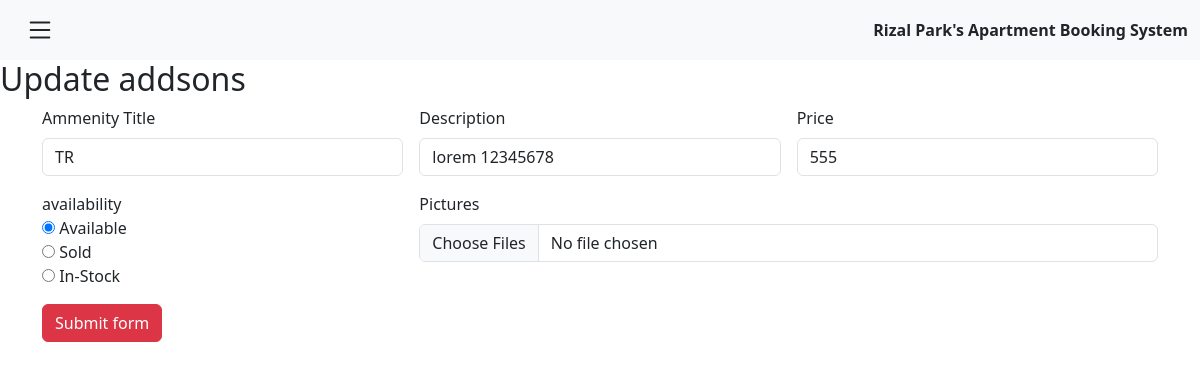
Before: /updateAmme.php?userId=1&id=19 with the older database file.
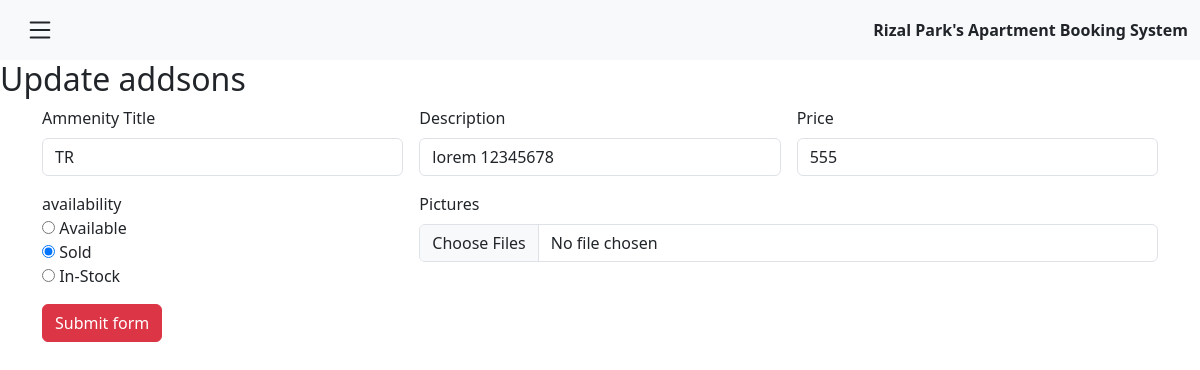
After: the same page with the newer database file.
### tables this page shows
CREATE TABLE `addson` (
  `id` int(11) NOT NULL,
  `title` varchar(255) NOT NULL,
  `picture` longtext NOT NULL,
  `description` longtext NOT NULL,
  `price` bigint(255) NOT NULL,
  `availability` varchar(255) NOT NULL
);

### components/retrieveAddsOn.php (called while the page is built, shortened)
<?php
require 'connect.php';
$query = "SELECT * FROM addson";
$result = mysqli_query($conn, $query);
if ($result) {
    $addsons = array();
    while ($row = mysqli_fetch_assoc($result)) {
        $addsons[] = $row;
    }
} else {
    echo "Error executing the query: " . mysqli_error($conn);
}
?>

### updateAmme.php (the view, shortened to what this page needs)
<?php
require 'components/retrieveAddsOn.php';
$id = $_GET['id'];
$addsonData = null;
foreach ($addsons as $addson) {
    if ($addson['id'] == $id) {
        $addsonData = $addson;
        break;
    }
}
?>
<?php
require 'components/navbar.php';
?>
<h2>Update addsons</h2>
<div class="container">
    <form class="row g-3" method="post" enctype="multipart/form-data">
        <div class="col-md-4">
            <label for="validationDefault01" class="form-label">Ammenity Title</label>
            <input type="text" class="form-control" name="title" id="validationDefault01" required
                value="<?php echo isset($addsonData['title']) ? htmlspecialchars($addsonData['title']) : ''; ?>">
        </div>
        <div class="col-md-4">
            <label for="validationDefault02" class="form-label">Description</label>
            <input type="text" class="form-control" name="description" id="validationDefault02" required
                value="<?php echo isset($addsonData['description']) ? htmlspecialchars($addsonData['description']) : ''; ?>">
        </div>
        <div class="col-md-4">
            <label for="formPrice" class="form-label">Price</label>
            <input class="form-control" type="number" name="price" id="formPrice" required
                value="<?php echo isset($addsonData['price']) ? htmlspecialchars($addsonData['price']) : ''; ?>">
        </div>
        <div class="col-md-4">
            <label>availability</label><br>
            <input type="radio" name="availability" id="availability-available" value="Available" <?php echo $addsonData['availability'] === 'Available' ? 'checked' : ''; ?>>
            <label for="availability-available">Available</label><br>
            <input type="radio" id="availability-Sold" name="availability" value="Sold" <?php echo $addsonData['availability'] === 'Sold' ? 'checked' : ''; ?>>
            <label for="availability-Sold">Sold</label><br>
            <input type="radio" id="availability-In-Stock" name="availability" value="In-Stock" <?php echo $addsonData['availability'] === 'In-Stock' ? 'checked' : ''; ?>>
            <label for="availability-In-Stock">In-Stock</label>
        </div>
        <div class="col-md-8">
            <label for="formFileMultiple" class="form-label">Pictures</label>
            <input class="form-control" type="file" name="picture[]" id="formFileMultiple" multiple>
        </div>
        <div class="col-12">
            <button class="btn btn-danger" type="submit">Submit form</button>
        </div>
    </form>
</div>

Changed rows visible on the page:
changed addson "TR": availability "☑ Available" → "☐ Available"; availability "☐ Sold" → "☑ Sold"
